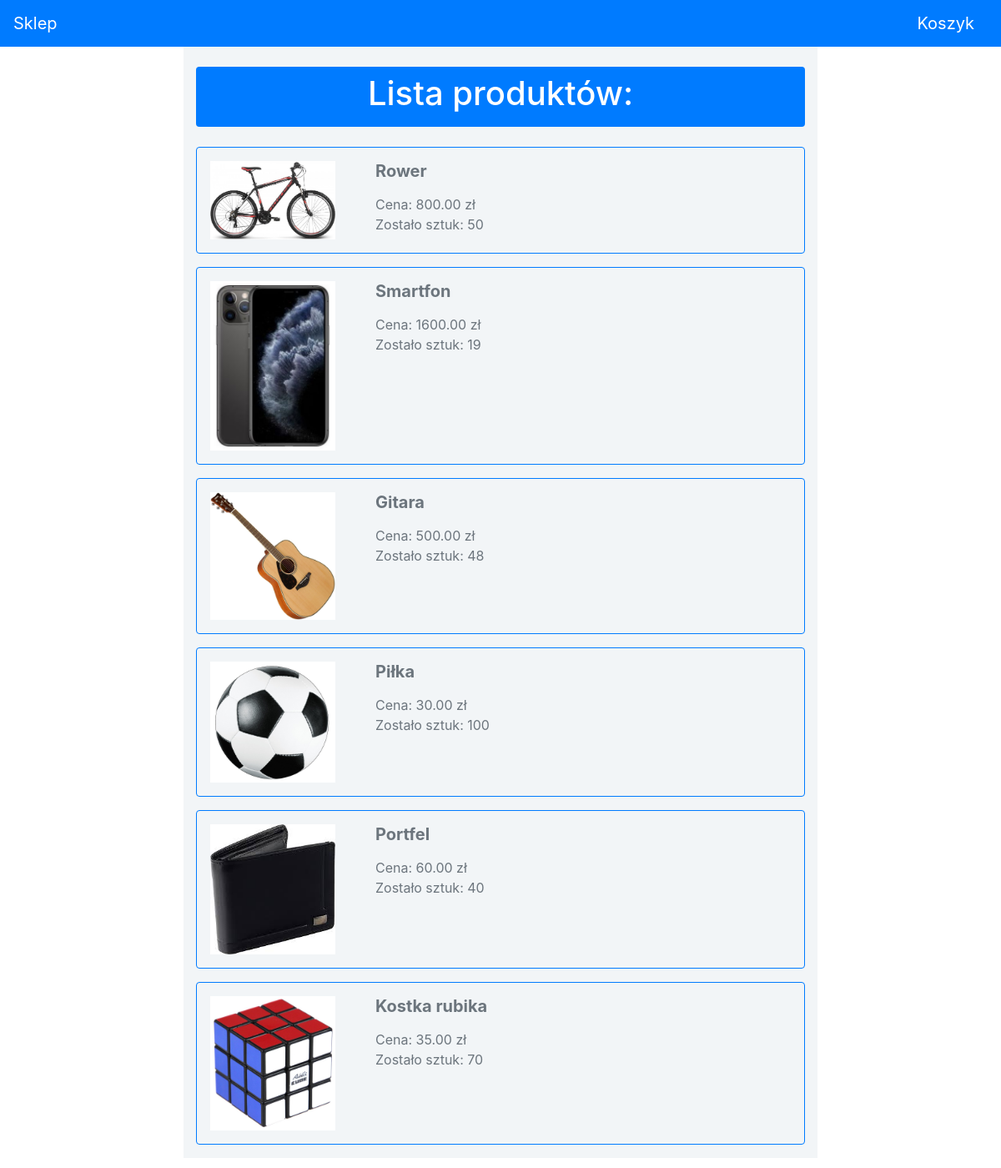
Before: / with the older database file.
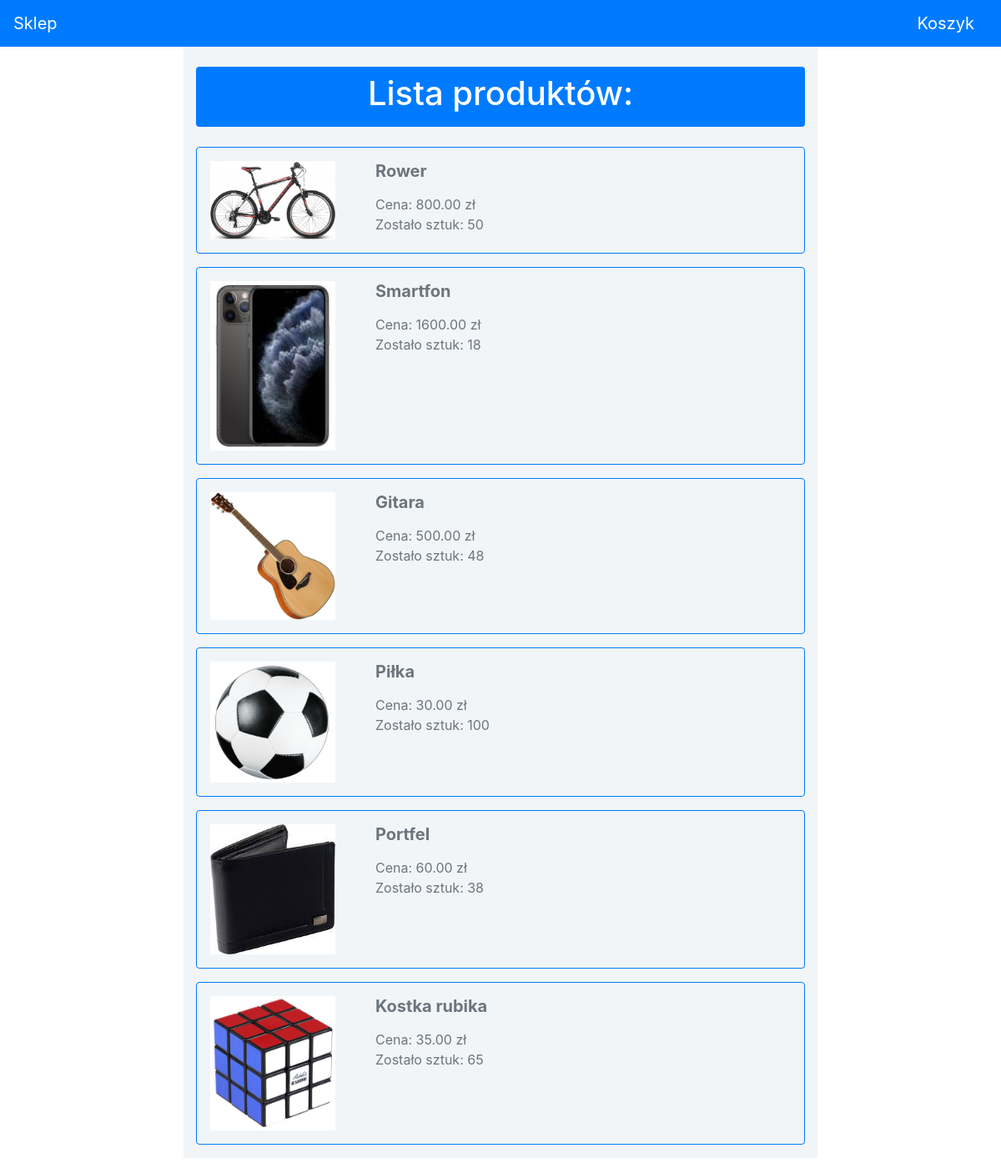
After: the same page with the newer database file.
### shop/models.py (models this page shows, shortened)
class Product(models.Model):
    name = models.CharField(max_length=200)
    description = models.TextField()
    image = models.ImageField(upload_to='products')
    price = models.DecimalField(max_digits=10, decimal_places=2)
    quantity = models.PositiveIntegerField(default=0)
    active = models.BooleanField(default=True)

### shop/views.py (the view)
# urls.py: path('', views.index, name='index'),
def index(request):
    products_list = Product.objects.filter(active=True)
    return render(request, 'shop/index.html', {'products_list': products_list})

### shop/templates/shop/index.html (shortened to what this page needs)
<!DOCTYPE html>
    {% load static %}
    <head>
        <link rel="stylesheet" type="text/css" href="{% static 'shop/style.css' %}">
        <link rel="stylesheet" type="text/css" href="{% static 'shop/bootstrap.min.css' %}">
    </head>
    <body>
        {% include "shop/navbar.html" %}
        <div class="container">
            <div class="row justify-content-center mb-4">
                <div class="col-lg-8 col-md-11 shop-background">
                    <div class="p-2 my-4 text-center text-white bg-primary rounded">
                        <h1>Lista produktów:</h1>
                    </div>
                    {% if products_list %}
                        {% for product in products_list %}
                        <a class="a-link" href="{% url 'shop:detail' product.id %}">
                            <div class="media p-3 my-3 border border-primary rounded btn-outline-secondary">
                                <img class="mr-5 small-image" src="{{ product.image.url }}" alt="Zdjecie produktu"/>
                                <div class="media-body">
                                    <h5 class="mb-3 font-weight-bold">{{ product.name }}</h5>
                                    <div>Cena: {{ product.price }} zł</div>
                                    <div>Zostało sztuk: {{ product.quantity }}</div>
                                </div>
                            </div>
                        </a>
                        {% endfor %}
                    {% else %}
                        <div class="p-3 my-4 text-center text-white bg-danger rounded">
                            <h4>W tej chwili nie ma żadnych produktów do kupienia</h4>
                        </div>
                    {% endif %}
                </div>
            </div>
        </div>
    </body>
</html>

### shop/templates/shop/navbar.html
<nav class="navbar navbar-expand justify-content-between navbar-dark bg-primary">
    <a class="navbar-brand" href="{% url 'shop:index' %}">Sklep</a>
    <a class="navbar-brand" href="{% url 'shop:basket' %}">
        Koszyk {% if request.session.basket_size %} <span class="badge badge-light">{{request.session.basket_size}}</span>{% endif %}
    </a>
</nav>

### shop/static/shop/style.css (style rules this page uses)
.shop-background { background: #f2f5f7; }
.small-image { max-width: 150px; height: auto; }
a { text-decoration: none !important; }

Changed rows visible on the page:
changed Product "Smartfon": quantity "19" → "18"
changed Product "Portfel": quantity "40" → "38"
changed Product "Kostka rubika": quantity "70" → "65"
